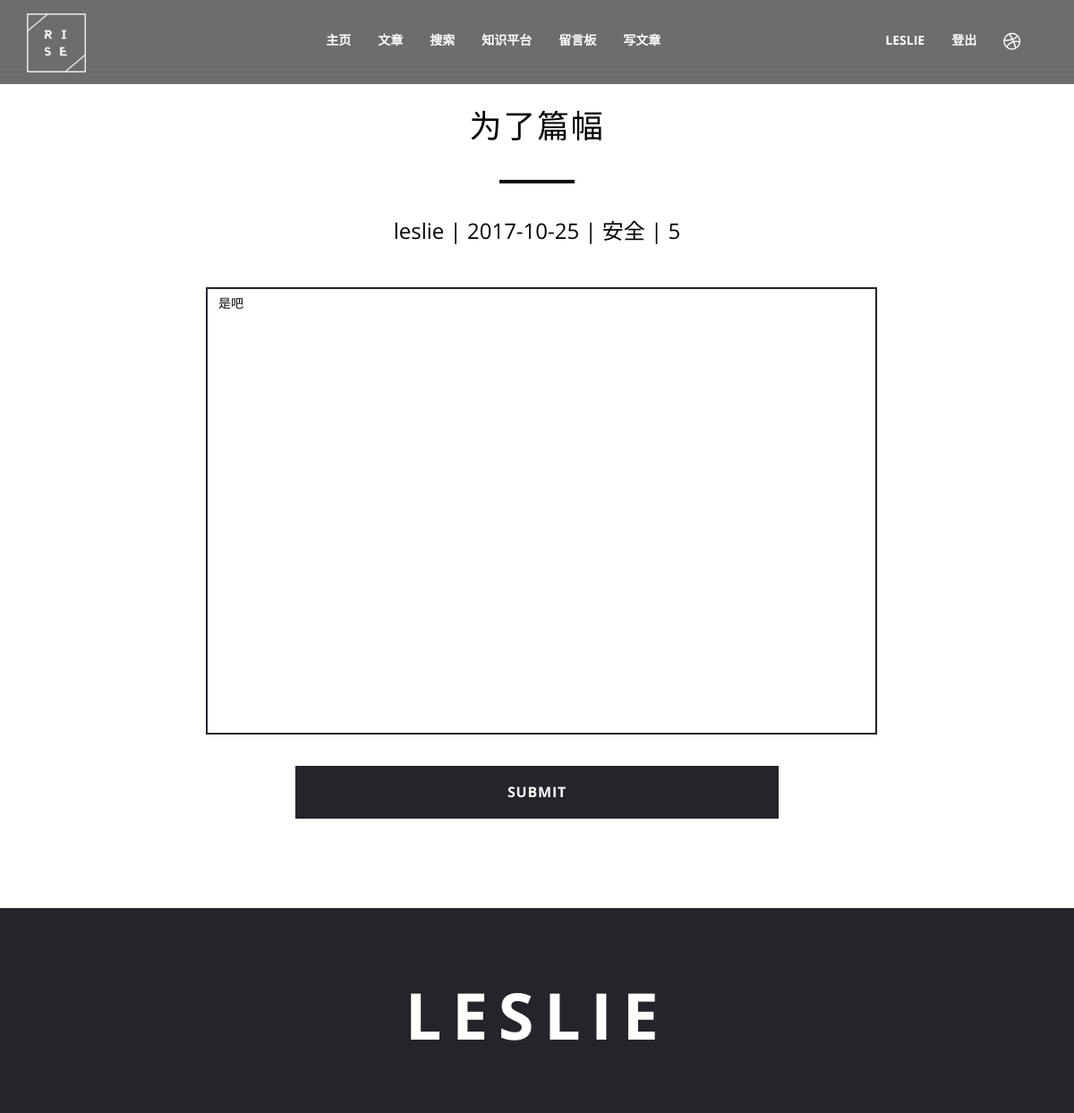
/edit_post/6/ (signed in), run on the app's committed database.
### blog/models.py (models this page shows, shortened)
class Post(models.Model):
    title = models.CharField(max_length=70)
    body = models.TextField()
    created_time = models.DateTimeField(default=datetime.utcnow())
    modified_time = models.DateTimeField()
    views = models.PositiveIntegerField(default=0)
    category = models.ForeignKey(Category)
    author = models.ForeignKey(User)
    class Meta:
        ordering = ['-created_time']

class Category(models.Model):
    name = models.CharField(max_length=100)
    def __str__(self):
        return self.name

### blog/views.py (the view)
# urls.py: url(r'^edit_post/(?P<pk>[0-9]+)/$', views.edit, name='edit'),
@login_required(login_url='/')
@permission_required('Can_add_post', raise_exception=True)
def edit(request, pk):
    post = Post.objects.get(id=pk)
    if request.method == 'POST':
        body = request.POST['body']
        post.body = body
        post.save()
        return HttpResponseRedirect(reverse('blog:detail', kwargs={'pk': pk}))
    else:
        return render(request, 'blog/edit_post.html', context={'post': post})

### blog/templates/blog/edit_post.html (shortened to what this page needs)
{% extends 'base.html' %}
{% block page_content %}
<section id="contactt">
    <hr class="Light-sep">
        <div class="container">
            <h2>{{ post.title }}</h2>
            <hr class="sep">
            <h4>{{ post.author }} | {{ post.created_time|date:"Y-m-d "  }} | {{ post.category }} | {{ post.views }}</h4>
            <div class="col-md-6 col-md-offset-3 wow fadeInUp" data-wow-delay=".3s">
                <form method='POST'>
                    <div style="margin-left:-100px;" class="form-group">
                        <textarea class="form-control" name="body">{{ post.body }}{{ message }}</textarea>
                    </div>
                    <input type="submit" class="btn-block">
                </form>
            </div>
        </div>
    </section>
{% endblock %}

### blog/templates/base.html (shortened to what this page needs)
{% load staticfiles %}
<!DOCTYPE html>
<html lang="en">
<head>
    <link href="{% static 'blog/bootstrap-assets/css/bootstrap.min.css' %}" rel="stylesheet">
    <link href="{% static 'blog/css/main.css' %}" rel="stylesheet">
    <link rel="stylesheet" href="{% static 'blog/css/highlights/pastie.css' %}">
    <link rel="stylesheet" href="https://maxcdn.bootstrapcdn.com/font-awesome/4.4.0/css/font-awesome.min.css">
</head>
<body>
    <section class="main-header">
        <nav class="navbar navbar-default navbar-fixed-top">
            <div class="container">
                <div class="navbar-header">
                    <a class="navbar-brand" href="#"><img src="{% static 'blog/img/logo/logo.png' %}" class="img-responsive" alt="logo"></a>
                </div>
                <div class="collapse navbar-collapse text-center" id="bs-example-navbar-collapse-1">
                        <ul class="nav navbar-nav">
                            <li><a href="{% url 'blog:index' %}" class="page-scroll">主页</a></li>
                            <li><a href="{% url 'blog:index' %}#portfolio" class="page-scroll">文章</a></li>
                            <li><a href="{% url 'blog:search' %}" >搜索</a></li>
                            <li><a href="{% url 'blog:outside' %}">知识平台</a></li>
                            <li><a href="{% url 'blog:message' %}">留言板</a></li>
                            {% if user.is_authenticated %}
                            <li><a href="{% url 'blog:create' %}">写文章</a></li>
                            {% endif %}
                        </ul>
                    <div class="social-media hidden-sm hidden-xs">
                        <ul class="nav navbar-nav">
                            {% if user.is_authenticated %}
                            <li><a href="#">{{ user.username }}</a></li>
                            <li><a href="{% url 'blog:logout' %}?next={{ request.path }}">登出</a></li>
                            {% else %}
                            <li><a href="{% url 'blog:register' %}">注册</a></li>
                            <li><a href="{% url 'blog:login' %}?next={{ request.path }}">登录</a></li>
                            {% endif %}
                            <li><a href="#"><i class="fa fa-dribbble"></i></a></li>
                        </ul>
                    </div>
                </div>
            </div>
        </nav>
    </section>
    {% block page_content %}{% endblock %}
    <footer>
        <div class="container">
            <h1>Leslie</h1>
        </div>
    </footer>
</body>

### myblog/static/blog/css/main.css (style rules this page uses)
body { font-family: 'Open Sans', sans-serif; font-size: 16px; color: #0d0d0d; overflow-x: hidden; }
.sep { max-width: 80px; border: 2px solid #0d0d0d; margin-top: 40px; margin-bottom: 40px; }
h1 { font-size: 72px; color: #fff; font-weight: 300; letter-spacing: 0.16em; }
h2 { font-size: 36px; color: #000; font-weight: 400; letter-spacing: 0.05em; }
h4 { font-size: 24px; color: #000; font-weight: 400; }
.btn-block { background: #24242a; padding: 15px 0; font-size: 16px; -moz-border-radius: 0; -webkit-border-radius: 0; border-radius: 0; color: #fff; -moz-transition: all 0.3s ease-in-out; -o-transition: all 0.3s ease-in-out; -webkit-transition: all 0.3s ease-in-out; transition: all 0.3s ease-in-out; font-weight: 700; letter-spacing: 0.05em; text-transform: uppercase; border: 3px solid #24242a; }
.navbar-default { background: rgba(13, 13, 13, 0.6); margin-bottom: 0; border: none; }
.navbar-default .navbar-header { width: 28%; padding-right: 15px; }
.navbar-default .nav > li > a { font-size: 14px; color: #fff; font-weight: 700; text-transform: uppercase; padding: 35px 15px; -moz-transition: all 0.3s ease-in-out; -o-transition: all 0.3s ease-in-out; -webkit-transition: all 0.3s ease-in-out; transition: all 0.3s ease-in-out; }
.navbar-default .social-media { float: right; padding: 0 15px; }
.navbar-default .social-media i { font-size: 22px; }
#contactt { padding: 60px 0; text-align: center; }
#contactt h2 { text-transform: uppercase; }
#contactt form { margin: 40px 0; }
#contactt .form-group { margin-bottom: 35px; }
#contactt .form-control { -moz-border-radius: 0; -webkit-border-radius: 0; border-radius: 0; border: 2px solid #24242a; color: #0d0d0d; min-height: 45px; }
#contactt textarea { height: 500px; width: 750px; resize: none; }
footer { background: #24242a; padding: 60px 0; text-align: center; }
footer h1 { text-transform: uppercase; font-weight: 700; }

### data on the page
Post: title "为了篇幅", author "leslie", created_time "2017-10-25", category "安全", views "5", body "是吧"

### other printed values
{{ user.username }} "LESLIE"
